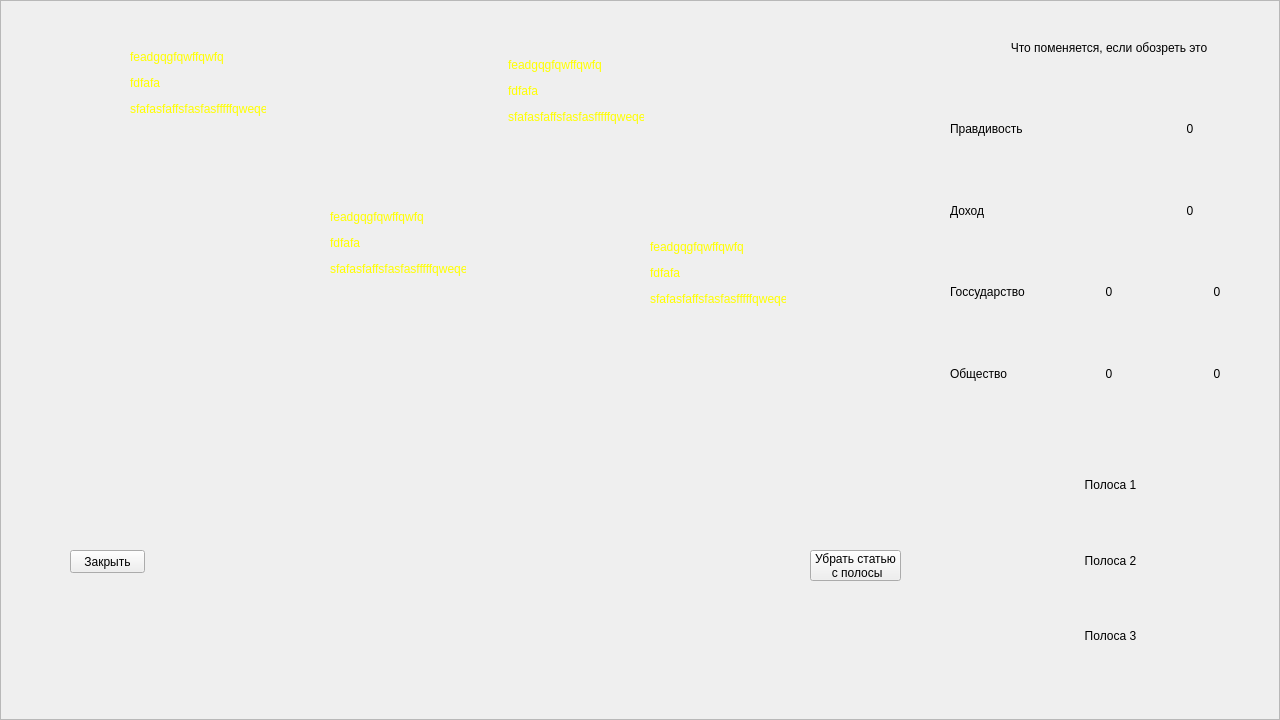
<?xml version="1.0" encoding="UTF-8"?>
<ui version="4.0">
 <class>Frame</class>
 <widget class="QFrame" name="Frame">
  <property name="geometry">
   <rect>
    <x>0</x>
    <y>0</y>
    <width>1280</width>
    <height>720</height>
   </rect>
  </property>
  <property name="windowTitle">
   <string>Frame</string>
  </property>
  <property name="frameShape">
   <enum>QFrame::StyledPanel</enum>
  </property>
  <property name="frameShadow">
   <enum>QFrame::Raised</enum>
  </property>
  <widget class="QPushButton" name="remove">
   <property name="geometry">
    <rect>
     <x>810</x>
     <y>550</y>
     <width>91</width>
     <height>31</height>
    </rect>
   </property>
   <property name="styleSheet">
    <string notr="true">border-image: url(:/images/btn_bottom.png) stretch;</string>
   </property>
   <property name="text">
    <string>Убрать статью
 с полосы</string>
   </property>
  </widget>
  <widget class="QWidget" name="verticalLayoutWidget">
   <property name="geometry">
    <rect>
     <x>950</x>
     <y>10</y>
     <width>318</width>
     <height>401</height>
    </rect>
   </property>
   <layout class="QVBoxLayout" name="verticalLayout">
    <item>
     <widget class="QLabel" name="label_7">
      <property name="text">
       <string>Что поменяется, если обозреть это</string>
      </property>
      <property name="alignment">
       <set>Qt::AlignCenter</set>
      </property>
     </widget>
    </item>
    <item>
     <layout class="QHBoxLayout" name="horizontalLayout_4">
      <item>
       <widget class="QLabel" name="label_8">
        <property name="text">
         <string>Правдивость</string>
        </property>
       </widget>
      </item>
      <item>
       <widget class="QLabel" name="truthful">
        <property name="text">
         <string>0</string>
        </property>
        <property name="alignment">
         <set>Qt::AlignCenter</set>
        </property>
       </widget>
      </item>
     </layout>
    </item>
    <item>
     <layout class="QHBoxLayout" name="horizontalLayout_2">
      <item>
       <widget class="QLabel" name="label_4">
        <property name="text">
         <string>Доход</string>
        </property>
       </widget>
      </item>
      <item>
       <widget class="QLabel" name="incom">
        <property name="text">
         <string>0</string>
        </property>
        <property name="alignment">
         <set>Qt::AlignCenter</set>
        </property>
       </widget>
      </item>
     </layout>
    </item>
    <item>
     <layout class="QHBoxLayout" name="horizontalLayout">
      <item>
       <widget class="QLabel" name="label_3">
        <property name="text">
         <string>Госсударство</string>
        </property>
       </widget>
      </item>
      <item>
       <widget class="QLabel" name="relation_nat">
        <property name="text">
         <string>0</string>
        </property>
        <property name="alignment">
         <set>Qt::AlignCenter</set>
        </property>
       </widget>
      </item>
      <item>
       <widget class="QLabel" name="stat_nat">
        <property name="text">
         <string>0</string>
        </property>
        <property name="alignment">
         <set>Qt::AlignCenter</set>
        </property>
       </widget>
      </item>
     </layout>
    </item>
    <item>
     <layout class="QHBoxLayout" name="horizontalLayout_3">
      <item>
       <widget class="QLabel" name="label_5">
        <property name="text">
         <string>Общество</string>
        </property>
       </widget>
      </item>
      <item>
       <widget class="QLabel" name="relation_soc">
        <property name="text">
         <string>0</string>
        </property>
        <property name="alignment">
         <set>Qt::AlignCenter</set>
        </property>
       </widget>
      </item>
      <item>
       <widget class="QLabel" name="stat_soc">
        <property name="text">
         <string>0</string>
        </property>
        <property name="alignment">
         <set>Qt::AlignCenter</set>
        </property>
       </widget>
      </item>
     </layout>
    </item>
   </layout>
  </widget>
  <widget class="QLabel" name="event_1">
   <property name="geometry">
    <rect>
     <x>390</x>
     <y>130</y>
     <width>121</width>
     <height>181</height>
    </rect>
   </property>
   <property name="text">
    <string/>
   </property>
  </widget>
  <widget class="QWidget" name="verticalLayoutWidget_2">
   <property name="geometry">
    <rect>
     <x>980</x>
     <y>450</y>
     <width>261</width>
     <height>221</height>
    </rect>
   </property>
   <layout class="QVBoxLayout" name="verticalLayout_2">
    <item>
     <widget class="QLabel" name="polosa1">
      <property name="text">
       <string>Полоса 1</string>
      </property>
      <property name="alignment">
       <set>Qt::AlignCenter</set>
      </property>
     </widget>
    </item>
    <item>
     <widget class="QLabel" name="polosa2">
      <property name="text">
       <string>Полоса 2</string>
      </property>
      <property name="alignment">
       <set>Qt::AlignCenter</set>
      </property>
     </widget>
    </item>
    <item>
     <widget class="QLabel" name="polosa3">
      <property name="text">
       <string>Полоса 3</string>
      </property>
      <property name="alignment">
       <set>Qt::AlignCenter</set>
      </property>
     </widget>
    </item>
   </layout>
  </widget>
  <widget class="QLabel" name="desc_pict_1">
   <property name="geometry">
    <rect>
     <x>500</x>
     <y>40</y>
     <width>151</width>
     <height>121</height>
    </rect>
   </property>
   <property name="autoFillBackground">
    <bool>false</bool>
   </property>
   <property name="styleSheet">
    <string notr="true">border-image: url(:/images/desc1.png) stretch;</string>
   </property>
   <property name="text">
    <string/>
   </property>
   <property name="textFormat">
    <enum>Qt::AutoText</enum>
   </property>
   <property name="scaledContents">
    <bool>false</bool>
   </property>
   <property name="alignment">
    <set>Qt::AlignCenter</set>
   </property>
   <property name="wordWrap">
    <bool>false</bool>
   </property>
  </widget>
  <widget class="QLabel" name="desc_1">
   <property name="geometry">
    <rect>
     <x>508</x>
     <y>58</y>
     <width>136</width>
     <height>66</height>
    </rect>
   </property>
   <property name="styleSheet">
    <string notr="true">color:rgb(255, 255, 0)</string>
   </property>
   <property name="text">
    <string>&lt;html&gt;&lt;head/&gt;&lt;body&gt;&lt;p&gt;feadgqgfqwffqwfq&lt;/p&gt;&lt;p&gt;fdfafa&lt;/p&gt;&lt;p&gt;sfafasfaffsfasfasfffffqweqe&lt;/p&gt;&lt;/body&gt;&lt;/html&gt;</string>
   </property>
   <property name="textFormat">
    <enum>Qt::AutoText</enum>
   </property>
   <property name="scaledContents">
    <bool>true</bool>
   </property>
  </widget>
  <widget class="QLabel" name="label_9">
   <property name="geometry">
    <rect>
     <x>0</x>
     <y>0</y>
     <width>900</width>
     <height>500</height>
    </rect>
   </property>
   <property name="text">
    <string/>
   </property>
   <property name="pixmap">
    <pixmap resource="images.qrc">:/images/city.png</pixmap>
   </property>
  </widget>
  <widget class="QLabel" name="bg">
   <property name="geometry">
    <rect>
     <x>0</x>
     <y>0</y>
     <width>1280</width>
     <height>720</height>
    </rect>
   </property>
   <property name="text">
    <string/>
   </property>
   <property name="pixmap">
    <pixmap resource="images.qrc">:/images/bg.jpg</pixmap>
   </property>
  </widget>
  <widget class="QLabel" name="event_marker">
   <property name="geometry">
    <rect>
     <x>430</x>
     <y>190</y>
     <width>41</width>
     <height>41</height>
    </rect>
   </property>
   <property name="text">
    <string/>
   </property>
   <property name="pixmap">
    <pixmap resource="images.qrc">:/images/Star1.png</pixmap>
   </property>
   <property name="scaledContents">
    <bool>true</bool>
   </property>
  </widget>
  <widget class="QPushButton" name="exit">
   <property name="geometry">
    <rect>
     <x>70</x>
     <y>550</y>
     <width>75</width>
     <height>23</height>
    </rect>
   </property>
   <property name="styleSheet">
    <string notr="true">border-image: url(:/images/btn_bottom.png) stretch;</string>
   </property>
   <property name="text">
    <string>Закрыть</string>
   </property>
  </widget>
  <widget class="QLabel" name="desc_pict_2">
   <property name="geometry">
    <rect>
     <x>122</x>
     <y>30</y>
     <width>151</width>
     <height>121</height>
    </rect>
   </property>
   <property name="autoFillBackground">
    <bool>false</bool>
   </property>
   <property name="styleSheet">
    <string notr="true">border-image: url(:/images/desc1.png) stretch;</string>
   </property>
   <property name="text">
    <string/>
   </property>
   <property name="textFormat">
    <enum>Qt::AutoText</enum>
   </property>
   <property name="scaledContents">
    <bool>false</bool>
   </property>
   <property name="alignment">
    <set>Qt::AlignCenter</set>
   </property>
   <property name="wordWrap">
    <bool>false</bool>
   </property>
  </widget>
  <widget class="QLabel" name="event_marker_2">
   <property name="geometry">
    <rect>
     <x>80</x>
     <y>150</y>
     <width>31</width>
     <height>31</height>
    </rect>
   </property>
   <property name="text">
    <string/>
   </property>
   <property name="pixmap">
    <pixmap resource="images.qrc">:/images/Star1.png</pixmap>
   </property>
   <property name="scaledContents">
    <bool>true</bool>
   </property>
  </widget>
  <widget class="QLabel" name="event_2">
   <property name="geometry">
    <rect>
     <x>70</x>
     <y>130</y>
     <width>51</width>
     <height>81</height>
    </rect>
   </property>
   <property name="text">
    <string/>
   </property>
  </widget>
  <widget class="QLabel" name="desc_2">
   <property name="geometry">
    <rect>
     <x>130</x>
     <y>50</y>
     <width>136</width>
     <height>66</height>
    </rect>
   </property>
   <property name="styleSheet">
    <string notr="true">color:rgb(255, 255, 0)</string>
   </property>
   <property name="text">
    <string>&lt;html&gt;&lt;head/&gt;&lt;body&gt;&lt;p&gt;feadgqgfqwffqwfq&lt;/p&gt;&lt;p&gt;fdfafa&lt;/p&gt;&lt;p&gt;sfafasfaffsfasfasfffffqweqe&lt;/p&gt;&lt;/body&gt;&lt;/html&gt;</string>
   </property>
   <property name="textFormat">
    <enum>Qt::AutoText</enum>
   </property>
   <property name="scaledContents">
    <bool>true</bool>
   </property>
  </widget>
  <widget class="QLabel" name="desc_pict_3">
   <property name="geometry">
    <rect>
     <x>320</x>
     <y>190</y>
     <width>151</width>
     <height>121</height>
    </rect>
   </property>
   <property name="autoFillBackground">
    <bool>false</bool>
   </property>
   <property name="styleSheet">
    <string notr="true">border-image: url(:/images/desc1.png) stretch;</string>
   </property>
   <property name="text">
    <string/>
   </property>
   <property name="textFormat">
    <enum>Qt::AutoText</enum>
   </property>
   <property name="scaledContents">
    <bool>false</bool>
   </property>
   <property name="alignment">
    <set>Qt::AlignCenter</set>
   </property>
   <property name="wordWrap">
    <bool>false</bool>
   </property>
  </widget>
  <widget class="QLabel" name="event_marker_3">
   <property name="geometry">
    <rect>
     <x>190</x>
     <y>320</y>
     <width>41</width>
     <height>41</height>
    </rect>
   </property>
   <property name="text">
    <string/>
   </property>
   <property name="pixmap">
    <pixmap resource="images.qrc">:/images/Star1.png</pixmap>
   </property>
   <property name="scaledContents">
    <bool>true</bool>
   </property>
  </widget>
  <widget class="QLabel" name="event_3">
   <property name="geometry">
    <rect>
     <x>102</x>
     <y>292</y>
     <width>211</width>
     <height>111</height>
    </rect>
   </property>
   <property name="text">
    <string/>
   </property>
  </widget>
  <widget class="QLabel" name="desc_3">
   <property name="geometry">
    <rect>
     <x>330</x>
     <y>210</y>
     <width>136</width>
     <height>66</height>
    </rect>
   </property>
   <property name="styleSheet">
    <string notr="true">color:rgb(255, 255, 0)</string>
   </property>
   <property name="text">
    <string>&lt;html&gt;&lt;head/&gt;&lt;body&gt;&lt;p&gt;feadgqgfqwffqwfq&lt;/p&gt;&lt;p&gt;fdfafa&lt;/p&gt;&lt;p&gt;sfafasfaffsfasfasfffffqweqe&lt;/p&gt;&lt;/body&gt;&lt;/html&gt;</string>
   </property>
   <property name="textFormat">
    <enum>Qt::AutoText</enum>
   </property>
   <property name="scaledContents">
    <bool>true</bool>
   </property>
  </widget>
  <widget class="QLabel" name="event_marker_4">
   <property name="geometry">
    <rect>
     <x>610</x>
     <y>360</y>
     <width>31</width>
     <height>31</height>
    </rect>
   </property>
   <property name="text">
    <string/>
   </property>
   <property name="pixmap">
    <pixmap resource="images.qrc">:/images/Star1.png</pixmap>
   </property>
   <property name="scaledContents">
    <bool>true</bool>
   </property>
  </widget>
  <widget class="QLabel" name="event_4">
   <property name="geometry">
    <rect>
     <x>580</x>
     <y>350</y>
     <width>91</width>
     <height>61</height>
    </rect>
   </property>
   <property name="text">
    <string/>
   </property>
  </widget>
  <widget class="QLabel" name="desc_4">
   <property name="geometry">
    <rect>
     <x>650</x>
     <y>240</y>
     <width>136</width>
     <height>66</height>
    </rect>
   </property>
   <property name="styleSheet">
    <string notr="true">color:rgb(255, 255, 0)</string>
   </property>
   <property name="text">
    <string>&lt;html&gt;&lt;head/&gt;&lt;body&gt;&lt;p&gt;feadgqgfqwffqwfq&lt;/p&gt;&lt;p&gt;fdfafa&lt;/p&gt;&lt;p&gt;sfafasfaffsfasfasfffffqweqe&lt;/p&gt;&lt;/body&gt;&lt;/html&gt;</string>
   </property>
   <property name="textFormat">
    <enum>Qt::AutoText</enum>
   </property>
   <property name="scaledContents">
    <bool>true</bool>
   </property>
  </widget>
  <widget class="QLabel" name="desc_pict_4">
   <property name="geometry">
    <rect>
     <x>642</x>
     <y>220</y>
     <width>151</width>
     <height>121</height>
    </rect>
   </property>
   <property name="autoFillBackground">
    <bool>false</bool>
   </property>
   <property name="styleSheet">
    <string notr="true">border-image: url(:/images/desc1.png) stretch;</string>
   </property>
   <property name="text">
    <string/>
   </property>
   <property name="textFormat">
    <enum>Qt::AutoText</enum>
   </property>
   <property name="scaledContents">
    <bool>false</bool>
   </property>
   <property name="alignment">
    <set>Qt::AlignCenter</set>
   </property>
   <property name="wordWrap">
    <bool>false</bool>
   </property>
  </widget>
  <zorder>bg</zorder>
  <zorder>label_9</zorder>
  <zorder>remove</zorder>
  <zorder>verticalLayoutWidget</zorder>
  <zorder>event_1</zorder>
  <zorder>verticalLayoutWidget_2</zorder>
  <zorder>desc_pict_1</zorder>
  <zorder>desc_1</zorder>
  <zorder>event_marker</zorder>
  <zorder>exit</zorder>
  <zorder>desc_pict_2</zorder>
  <zorder>event_2</zorder>
  <zorder>desc_2</zorder>
  <zorder>event_marker_2</zorder>
  <zorder>desc_pict_3</zorder>
  <zorder>event_3</zorder>
  <zorder>desc_3</zorder>
  <zorder>event_marker_3</zorder>
  <zorder>event_4</zorder>
  <zorder>desc_pict_4</zorder>
  <zorder>event_marker_4</zorder>
  <zorder>desc_4</zorder>
 </widget>
 <resources>
  <include location="images.qrc"/>
 </resources>
 <connections/>
</ui>
